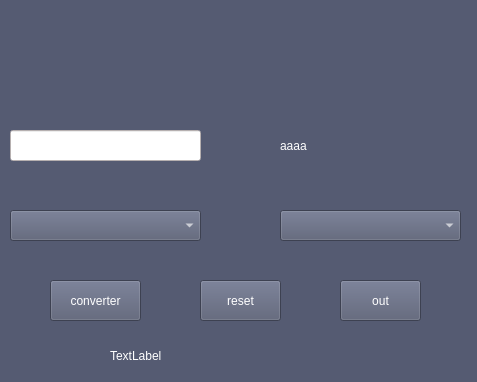
<?xml version="1.0" encoding="UTF-8"?>
<ui version="4.0">
 <class>Form</class>
 <widget class="QWidget" name="Form">
  <property name="geometry">
   <rect>
    <x>0</x>
    <y>0</y>
    <width>477</width>
    <height>382</height>
   </rect>
  </property>
  <property name="palette">
   <palette>
    <active>
     <colorrole role="WindowText">
      <brush brushstyle="SolidPattern">
       <color alpha="255">
        <red>255</red>
        <green>255</green>
        <blue>255</blue>
       </color>
      </brush>
     </colorrole>
     <colorrole role="Button">
      <brush brushstyle="SolidPattern">
       <color alpha="255">
        <red>85</red>
        <green>91</green>
        <blue>114</blue>
       </color>
      </brush>
     </colorrole>
     <colorrole role="Light">
      <brush brushstyle="SolidPattern">
       <color alpha="255">
        <red>128</red>
        <green>137</green>
        <blue>171</blue>
       </color>
      </brush>
     </colorrole>
     <colorrole role="Midlight">
      <brush brushstyle="SolidPattern">
       <color alpha="255">
        <red>106</red>
        <green>114</green>
        <blue>142</blue>
       </color>
      </brush>
     </colorrole>
     <colorrole role="Dark">
      <brush brushstyle="SolidPattern">
       <color alpha="255">
        <red>42</red>
        <green>45</green>
        <blue>57</blue>
       </color>
      </brush>
     </colorrole>
     <colorrole role="Mid">
      <brush brushstyle="SolidPattern">
       <color alpha="255">
        <red>56</red>
        <green>60</green>
        <blue>76</blue>
       </color>
      </brush>
     </colorrole>
     <colorrole role="Text">
      <brush brushstyle="SolidPattern">
       <color alpha="255">
        <red>255</red>
        <green>255</green>
        <blue>255</blue>
       </color>
      </brush>
     </colorrole>
     <colorrole role="BrightText">
      <brush brushstyle="SolidPattern">
       <color alpha="255">
        <red>255</red>
        <green>255</green>
        <blue>255</blue>
       </color>
      </brush>
     </colorrole>
     <colorrole role="ButtonText">
      <brush brushstyle="SolidPattern">
       <color alpha="255">
        <red>255</red>
        <green>255</green>
        <blue>255</blue>
       </color>
      </brush>
     </colorrole>
     <colorrole role="Base">
      <brush brushstyle="SolidPattern">
       <color alpha="255">
        <red>0</red>
        <green>0</green>
        <blue>0</blue>
       </color>
      </brush>
     </colorrole>
     <colorrole role="Window">
      <brush brushstyle="SolidPattern">
       <color alpha="255">
        <red>85</red>
        <green>91</green>
        <blue>114</blue>
       </color>
      </brush>
     </colorrole>
     <colorrole role="Shadow">
      <brush brushstyle="SolidPattern">
       <color alpha="255">
        <red>0</red>
        <green>0</green>
        <blue>0</blue>
       </color>
      </brush>
     </colorrole>
     <colorrole role="AlternateBase">
      <brush brushstyle="SolidPattern">
       <color alpha="255">
        <red>42</red>
        <green>45</green>
        <blue>57</blue>
       </color>
      </brush>
     </colorrole>
     <colorrole role="ToolTipBase">
      <brush brushstyle="SolidPattern">
       <color alpha="255">
        <red>255</red>
        <green>255</green>
        <blue>220</blue>
       </color>
      </brush>
     </colorrole>
     <colorrole role="ToolTipText">
      <brush brushstyle="SolidPattern">
       <color alpha="255">
        <red>0</red>
        <green>0</green>
        <blue>0</blue>
       </color>
      </brush>
     </colorrole>
    </active>
    <inactive>
     <colorrole role="WindowText">
      <brush brushstyle="SolidPattern">
       <color alpha="255">
        <red>255</red>
        <green>255</green>
        <blue>255</blue>
       </color>
      </brush>
     </colorrole>
     <colorrole role="Button">
      <brush brushstyle="SolidPattern">
       <color alpha="255">
        <red>85</red>
        <green>91</green>
        <blue>114</blue>
       </color>
      </brush>
     </colorrole>
     <colorrole role="Light">
      <brush brushstyle="SolidPattern">
       <color alpha="255">
        <red>128</red>
        <green>137</green>
        <blue>171</blue>
       </color>
      </brush>
     </colorrole>
     <colorrole role="Midlight">
      <brush brushstyle="SolidPattern">
       <color alpha="255">
        <red>106</red>
        <green>114</green>
        <blue>142</blue>
       </color>
      </brush>
     </colorrole>
     <colorrole role="Dark">
      <brush brushstyle="SolidPattern">
       <color alpha="255">
        <red>42</red>
        <green>45</green>
        <blue>57</blue>
       </color>
      </brush>
     </colorrole>
     <colorrole role="Mid">
      <brush brushstyle="SolidPattern">
       <color alpha="255">
        <red>56</red>
        <green>60</green>
        <blue>76</blue>
       </color>
      </brush>
     </colorrole>
     <colorrole role="Text">
      <brush brushstyle="SolidPattern">
       <color alpha="255">
        <red>255</red>
        <green>255</green>
        <blue>255</blue>
       </color>
      </brush>
     </colorrole>
     <colorrole role="BrightText">
      <brush brushstyle="SolidPattern">
       <color alpha="255">
        <red>255</red>
        <green>255</green>
        <blue>255</blue>
       </color>
      </brush>
     </colorrole>
     <colorrole role="ButtonText">
      <brush brushstyle="SolidPattern">
       <color alpha="255">
        <red>255</red>
        <green>255</green>
        <blue>255</blue>
       </color>
      </brush>
     </colorrole>
     <colorrole role="Base">
      <brush brushstyle="SolidPattern">
       <color alpha="255">
        <red>0</red>
        <green>0</green>
        <blue>0</blue>
       </color>
      </brush>
     </colorrole>
     <colorrole role="Window">
      <brush brushstyle="SolidPattern">
       <color alpha="255">
        <red>85</red>
        <green>91</green>
        <blue>114</blue>
       </color>
      </brush>
     </colorrole>
     <colorrole role="Shadow">
      <brush brushstyle="SolidPattern">
       <color alpha="255">
        <red>0</red>
        <green>0</green>
        <blue>0</blue>
       </color>
      </brush>
     </colorrole>
     <colorrole role="AlternateBase">
      <brush brushstyle="SolidPattern">
       <color alpha="255">
        <red>42</red>
        <green>45</green>
        <blue>57</blue>
       </color>
      </brush>
     </colorrole>
     <colorrole role="ToolTipBase">
      <brush brushstyle="SolidPattern">
       <color alpha="255">
        <red>255</red>
        <green>255</green>
        <blue>220</blue>
       </color>
      </brush>
     </colorrole>
     <colorrole role="ToolTipText">
      <brush brushstyle="SolidPattern">
       <color alpha="255">
        <red>0</red>
        <green>0</green>
        <blue>0</blue>
       </color>
      </brush>
     </colorrole>
    </inactive>
    <disabled>
     <colorrole role="WindowText">
      <brush brushstyle="SolidPattern">
       <color alpha="255">
        <red>42</red>
        <green>45</green>
        <blue>57</blue>
       </color>
      </brush>
     </colorrole>
     <colorrole role="Button">
      <brush brushstyle="SolidPattern">
       <color alpha="255">
        <red>85</red>
        <green>91</green>
        <blue>114</blue>
       </color>
      </brush>
     </colorrole>
     <colorrole role="Light">
      <brush brushstyle="SolidPattern">
       <color alpha="255">
        <red>128</red>
        <green>137</green>
        <blue>171</blue>
       </color>
      </brush>
     </colorrole>
     <colorrole role="Midlight">
      <brush brushstyle="SolidPattern">
       <color alpha="255">
        <red>106</red>
        <green>114</green>
        <blue>142</blue>
       </color>
      </brush>
     </colorrole>
     <colorrole role="Dark">
      <brush brushstyle="SolidPattern">
       <color alpha="255">
        <red>42</red>
        <green>45</green>
        <blue>57</blue>
       </color>
      </brush>
     </colorrole>
     <colorrole role="Mid">
      <brush brushstyle="SolidPattern">
       <color alpha="255">
        <red>56</red>
        <green>60</green>
        <blue>76</blue>
       </color>
      </brush>
     </colorrole>
     <colorrole role="Text">
      <brush brushstyle="SolidPattern">
       <color alpha="255">
        <red>42</red>
        <green>45</green>
        <blue>57</blue>
       </color>
      </brush>
     </colorrole>
     <colorrole role="BrightText">
      <brush brushstyle="SolidPattern">
       <color alpha="255">
        <red>255</red>
        <green>255</green>
        <blue>255</blue>
       </color>
      </brush>
     </colorrole>
     <colorrole role="ButtonText">
      <brush brushstyle="SolidPattern">
       <color alpha="255">
        <red>42</red>
        <green>45</green>
        <blue>57</blue>
       </color>
      </brush>
     </colorrole>
     <colorrole role="Base">
      <brush brushstyle="SolidPattern">
       <color alpha="255">
        <red>85</red>
        <green>91</green>
        <blue>114</blue>
       </color>
      </brush>
     </colorrole>
     <colorrole role="Window">
      <brush brushstyle="SolidPattern">
       <color alpha="255">
        <red>85</red>
        <green>91</green>
        <blue>114</blue>
       </color>
      </brush>
     </colorrole>
     <colorrole role="Shadow">
      <brush brushstyle="SolidPattern">
       <color alpha="255">
        <red>0</red>
        <green>0</green>
        <blue>0</blue>
       </color>
      </brush>
     </colorrole>
     <colorrole role="AlternateBase">
      <brush brushstyle="SolidPattern">
       <color alpha="255">
        <red>85</red>
        <green>91</green>
        <blue>114</blue>
       </color>
      </brush>
     </colorrole>
     <colorrole role="ToolTipBase">
      <brush brushstyle="SolidPattern">
       <color alpha="255">
        <red>255</red>
        <green>255</green>
        <blue>220</blue>
       </color>
      </brush>
     </colorrole>
     <colorrole role="ToolTipText">
      <brush brushstyle="SolidPattern">
       <color alpha="255">
        <red>0</red>
        <green>0</green>
        <blue>0</blue>
       </color>
      </brush>
     </colorrole>
    </disabled>
   </palette>
  </property>
  <property name="windowTitle">
   <string>Form</string>
  </property>
  <widget class="QLineEdit" name="entrada">
   <property name="geometry">
    <rect>
     <x>10</x>
     <y>130</y>
     <width>191</width>
     <height>31</height>
    </rect>
   </property>
   <property name="palette">
    <palette>
     <active>
      <colorrole role="WindowText">
       <brush brushstyle="SolidPattern">
        <color alpha="255">
         <red>0</red>
         <green>0</green>
         <blue>0</blue>
        </color>
       </brush>
      </colorrole>
      <colorrole role="Button">
       <brush brushstyle="SolidPattern">
        <color alpha="255">
         <red>255</red>
         <green>247</green>
         <blue>247</blue>
        </color>
       </brush>
      </colorrole>
      <colorrole role="Light">
       <brush brushstyle="SolidPattern">
        <color alpha="255">
         <red>255</red>
         <green>255</green>
         <blue>255</blue>
        </color>
       </brush>
      </colorrole>
      <colorrole role="Midlight">
       <brush brushstyle="SolidPattern">
        <color alpha="255">
         <red>255</red>
         <green>251</green>
         <blue>251</blue>
        </color>
       </brush>
      </colorrole>
      <colorrole role="Dark">
       <brush brushstyle="SolidPattern">
        <color alpha="255">
         <red>127</red>
         <green>123</green>
         <blue>123</blue>
        </color>
       </brush>
      </colorrole>
      <colorrole role="Mid">
       <brush brushstyle="SolidPattern">
        <color alpha="255">
         <red>170</red>
         <green>165</green>
         <blue>165</blue>
        </color>
       </brush>
      </colorrole>
      <colorrole role="Text">
       <brush brushstyle="SolidPattern">
        <color alpha="255">
         <red>0</red>
         <green>0</green>
         <blue>0</blue>
        </color>
       </brush>
      </colorrole>
      <colorrole role="BrightText">
       <brush brushstyle="SolidPattern">
        <color alpha="255">
         <red>255</red>
         <green>255</green>
         <blue>255</blue>
        </color>
       </brush>
      </colorrole>
      <colorrole role="ButtonText">
       <brush brushstyle="SolidPattern">
        <color alpha="255">
         <red>0</red>
         <green>0</green>
         <blue>0</blue>
        </color>
       </brush>
      </colorrole>
      <colorrole role="Base">
       <brush brushstyle="SolidPattern">
        <color alpha="255">
         <red>255</red>
         <green>255</green>
         <blue>255</blue>
        </color>
       </brush>
      </colorrole>
      <colorrole role="Window">
       <brush brushstyle="SolidPattern">
        <color alpha="255">
         <red>255</red>
         <green>247</green>
         <blue>247</blue>
        </color>
       </brush>
      </colorrole>
      <colorrole role="Shadow">
       <brush brushstyle="SolidPattern">
        <color alpha="255">
         <red>0</red>
         <green>0</green>
         <blue>0</blue>
        </color>
       </brush>
      </colorrole>
      <colorrole role="AlternateBase">
       <brush brushstyle="SolidPattern">
        <color alpha="255">
         <red>255</red>
         <green>251</green>
         <blue>251</blue>
        </color>
       </brush>
      </colorrole>
      <colorrole role="ToolTipBase">
       <brush brushstyle="SolidPattern">
        <color alpha="255">
         <red>255</red>
         <green>255</green>
         <blue>220</blue>
        </color>
       </brush>
      </colorrole>
      <colorrole role="ToolTipText">
       <brush brushstyle="SolidPattern">
        <color alpha="255">
         <red>0</red>
         <green>0</green>
         <blue>0</blue>
        </color>
       </brush>
      </colorrole>
     </active>
     <inactive>
      <colorrole role="WindowText">
       <brush brushstyle="SolidPattern">
        <color alpha="255">
         <red>0</red>
         <green>0</green>
         <blue>0</blue>
        </color>
       </brush>
      </colorrole>
      <colorrole role="Button">
       <brush brushstyle="SolidPattern">
        <color alpha="255">
         <red>255</red>
         <green>247</green>
         <blue>247</blue>
        </color>
       </brush>
      </colorrole>
      <colorrole role="Light">
       <brush brushstyle="SolidPattern">
        <color alpha="255">
         <red>255</red>
         <green>255</green>
         <blue>255</blue>
        </color>
       </brush>
      </colorrole>
      <colorrole role="Midlight">
       <brush brushstyle="SolidPattern">
        <color alpha="255">
         <red>255</red>
         <green>251</green>
         <blue>251</blue>
        </color>
       </brush>
      </colorrole>
      <colorrole role="Dark">
       <brush brushstyle="SolidPattern">
        <color alpha="255">
         <red>127</red>
         <green>123</green>
         <blue>123</blue>
        </color>
       </brush>
      </colorrole>
      <colorrole role="Mid">
       <brush brushstyle="SolidPattern">
        <color alpha="255">
         <red>170</red>
         <green>165</green>
         <blue>165</blue>
        </color>
       </brush>
      </colorrole>
      <colorrole role="Text">
       <brush brushstyle="SolidPattern">
        <color alpha="255">
         <red>0</red>
         <green>0</green>
         <blue>0</blue>
        </color>
       </brush>
      </colorrole>
      <colorrole role="BrightText">
       <brush brushstyle="SolidPattern">
        <color alpha="255">
         <red>255</red>
         <green>255</green>
         <blue>255</blue>
        </color>
       </brush>
      </colorrole>
      <colorrole role="ButtonText">
       <brush brushstyle="SolidPattern">
        <color alpha="255">
         <red>0</red>
         <green>0</green>
         <blue>0</blue>
        </color>
       </brush>
      </colorrole>
      <colorrole role="Base">
       <brush brushstyle="SolidPattern">
        <color alpha="255">
         <red>255</red>
         <green>255</green>
         <blue>255</blue>
        </color>
       </brush>
      </colorrole>
      <colorrole role="Window">
       <brush brushstyle="SolidPattern">
        <color alpha="255">
         <red>255</red>
         <green>247</green>
         <blue>247</blue>
        </color>
       </brush>
      </colorrole>
      <colorrole role="Shadow">
       <brush brushstyle="SolidPattern">
        <color alpha="255">
         <red>0</red>
         <green>0</green>
         <blue>0</blue>
        </color>
       </brush>
      </colorrole>
      <colorrole role="AlternateBase">
       <brush brushstyle="SolidPattern">
        <color alpha="255">
         <red>255</red>
         <green>251</green>
         <blue>251</blue>
        </color>
       </brush>
      </colorrole>
      <colorrole role="ToolTipBase">
       <brush brushstyle="SolidPattern">
        <color alpha="255">
         <red>255</red>
         <green>255</green>
         <blue>220</blue>
        </color>
       </brush>
      </colorrole>
      <colorrole role="ToolTipText">
       <brush brushstyle="SolidPattern">
        <color alpha="255">
         <red>0</red>
         <green>0</green>
         <blue>0</blue>
        </color>
       </brush>
      </colorrole>
     </inactive>
     <disabled>
      <colorrole role="WindowText">
       <brush brushstyle="SolidPattern">
        <color alpha="255">
         <red>127</red>
         <green>123</green>
         <blue>123</blue>
        </color>
       </brush>
      </colorrole>
      <colorrole role="Button">
       <brush brushstyle="SolidPattern">
        <color alpha="255">
         <red>255</red>
         <green>247</green>
         <blue>247</blue>
        </color>
       </brush>
      </colorrole>
      <colorrole role="Light">
       <brush brushstyle="SolidPattern">
        <color alpha="255">
         <red>255</red>
         <green>255</green>
         <blue>255</blue>
        </color>
       </brush>
      </colorrole>
      <colorrole role="Midlight">
       <brush brushstyle="SolidPattern">
        <color alpha="255">
         <red>255</red>
         <green>251</green>
         <blue>251</blue>
        </color>
       </brush>
      </colorrole>
      <colorrole role="Dark">
       <brush brushstyle="SolidPattern">
        <color alpha="255">
         <red>127</red>
         <green>123</green>
         <blue>123</blue>
        </color>
       </brush>
      </colorrole>
      <colorrole role="Mid">
       <brush brushstyle="SolidPattern">
        <color alpha="255">
         <red>170</red>
         <green>165</green>
         <blue>165</blue>
        </color>
       </brush>
      </colorrole>
      <colorrole role="Text">
       <brush brushstyle="SolidPattern">
        <color alpha="255">
         <red>127</red>
         <green>123</green>
         <blue>123</blue>
        </color>
       </brush>
      </colorrole>
      <colorrole role="BrightText">
       <brush brushstyle="SolidPattern">
        <color alpha="255">
         <red>255</red>
         <green>255</green>
         <blue>255</blue>
        </color>
       </brush>
      </colorrole>
      <colorrole role="ButtonText">
       <brush brushstyle="SolidPattern">
        <color alpha="255">
         <red>127</red>
         <green>123</green>
         <blue>123</blue>
        </color>
       </brush>
      </colorrole>
      <colorrole role="Base">
       <brush brushstyle="SolidPattern">
        <color alpha="255">
         <red>255</red>
         <green>247</green>
         <blue>247</blue>
        </color>
       </brush>
      </colorrole>
      <colorrole role="Window">
       <brush brushstyle="SolidPattern">
        <color alpha="255">
         <red>255</red>
         <green>247</green>
         <blue>247</blue>
        </color>
       </brush>
      </colorrole>
      <colorrole role="Shadow">
       <brush brushstyle="SolidPattern">
        <color alpha="255">
         <red>0</red>
         <green>0</green>
         <blue>0</blue>
        </color>
       </brush>
      </colorrole>
      <colorrole role="AlternateBase">
       <brush brushstyle="SolidPattern">
        <color alpha="255">
         <red>255</red>
         <green>247</green>
         <blue>247</blue>
        </color>
       </brush>
      </colorrole>
      <colorrole role="ToolTipBase">
       <brush brushstyle="SolidPattern">
        <color alpha="255">
         <red>255</red>
         <green>255</green>
         <blue>220</blue>
        </color>
       </brush>
      </colorrole>
      <colorrole role="ToolTipText">
       <brush brushstyle="SolidPattern">
        <color alpha="255">
         <red>0</red>
         <green>0</green>
         <blue>0</blue>
        </color>
       </brush>
      </colorrole>
     </disabled>
    </palette>
   </property>
  </widget>
  <widget class="QComboBox" name="comboBox">
   <property name="geometry">
    <rect>
     <x>10</x>
     <y>210</y>
     <width>191</width>
     <height>31</height>
    </rect>
   </property>
  </widget>
  <widget class="QComboBox" name="comboBox_2">
   <property name="geometry">
    <rect>
     <x>280</x>
     <y>210</y>
     <width>181</width>
     <height>31</height>
    </rect>
   </property>
  </widget>
  <widget class="QLabel" name="salida">
   <property name="geometry">
    <rect>
     <x>280</x>
     <y>130</y>
     <width>171</width>
     <height>31</height>
    </rect>
   </property>
   <property name="text">
    <string>aaaa</string>
   </property>
  </widget>
  <widget class="QPushButton" name="convertir">
   <property name="geometry">
    <rect>
     <x>50</x>
     <y>280</y>
     <width>91</width>
     <height>41</height>
    </rect>
   </property>
   <property name="text">
    <string>converter</string>
   </property>
  </widget>
  <widget class="QPushButton" name="clear">
   <property name="geometry">
    <rect>
     <x>200</x>
     <y>280</y>
     <width>81</width>
     <height>41</height>
    </rect>
   </property>
   <property name="text">
    <string>reset</string>
   </property>
  </widget>
  <widget class="QLabel" name="label_2">
   <property name="geometry">
    <rect>
     <x>180</x>
     <y>10</y>
     <width>101</width>
     <height>91</height>
    </rect>
   </property>
   <property name="midLineWidth">
    <number>-3</number>
   </property>
   <property name="text">
    <string/>
   </property>
   <property name="pixmap">
    <pixmap>simbolo.jpg</pixmap>
   </property>
  </widget>
  <widget class="QPushButton" name="salir">
   <property name="geometry">
    <rect>
     <x>340</x>
     <y>280</y>
     <width>81</width>
     <height>41</height>
    </rect>
   </property>
   <property name="text">
    <string>out</string>
   </property>
  </widget>
  <widget class="QLabel" name="error">
   <property name="geometry">
    <rect>
     <x>110</x>
     <y>340</y>
     <width>271</width>
     <height>31</height>
    </rect>
   </property>
   <property name="text">
    <string>TextLabel</string>
   </property>
  </widget>
 </widget>
 <resources/>
 <connections>
  <connection>
   <sender>clear</sender>
   <signal>clicked()</signal>
   <receiver>salida</receiver>
   <slot>clear()</slot>
   <hints>
    <hint type="sourcelabel">
     <x>248</x>
     <y>302</y>
    </hint>
    <hint type="destinationlabel">
     <x>306</x>
     <y>147</y>
    </hint>
   </hints>
  </connection>
  <connection>
   <sender>salir</sender>
   <signal>clicked()</signal>
   <receiver>Form</receiver>
   <slot>close()</slot>
   <hints>
    <hint type="sourcelabel">
     <x>393</x>
     <y>296</y>
    </hint>
    <hint type="destinationlabel">
     <x>451</x>
     <y>270</y>
    </hint>
   </hints>
  </connection>
 </connections>
</ui>
